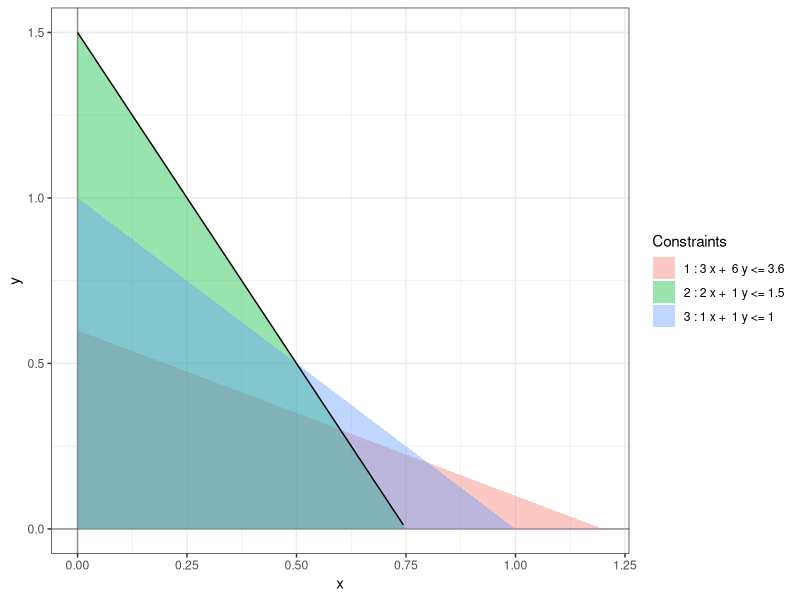

Write the R code that produced this figure.
library(ggplot2)

b <- c(3.6, 1.5, 1)
A <- matrix(c(3, 6, 2, 1, 1, 1), nrow = 3, byrow = TRUE)
labels <- c(
  paste(1, ":", A[1, 1], "x + ", A[1, 2], "y <=", b[1], sep = " "),
  paste(2, ":", A[2, 1], "x + ", A[2, 2], "y <=", b[2], sep = " "),
  paste(3, ":", A[3, 1], "x + ", A[3, 2], "y <=", b[3], sep = " ")
)

bond_portfolio <- ggplot() +
  xlim(0, max(b / A[, 1])) +
  ylim(0, max(b / A[, 2])) +
  geom_vline(xintercept = c(0), alpha = 0.4) +
  geom_hline(yintercept = c(0), alpha = 0.4) +
  theme_bw() +
  geom_polygon(
    data = data.frame(
      x = c(0, 0, b[1] / A[1, 1]),
      y = c(0, b[1] / A[1, 2], 0)),
    aes(x = x, y = y, fill = labels[1]),
    inherit.aes = FALSE, alpha = 0.4) +
  geom_polygon(
    data = data.frame(
      x = c(0, 0, b[2] / A[2, 1]),
      y = c(0, b[2] / A[2, 2], 0)),
    aes(x = x, y = y, fill = labels[2]),
    inherit.aes = FALSE, alpha = 0.4) +
  geom_polygon(
    data = data.frame(
      x = c(0, 0, b[3] / A[3, 1]),
      y = c(0, b[3] / A[3, 2], 0)),
    aes(x = x, y = y, fill = labels[3]),
    inherit.aes = FALSE, alpha = 0.4) +
  guides(fill = guide_legend(title = "Constraints"))

bond_portfolio_solution <- bond_portfolio +
    stat_function(fun = function(x) {(6*0.6 + 3*0.3 - 6*x)/3}, color = "black")

print(bond_portfolio_solution)
